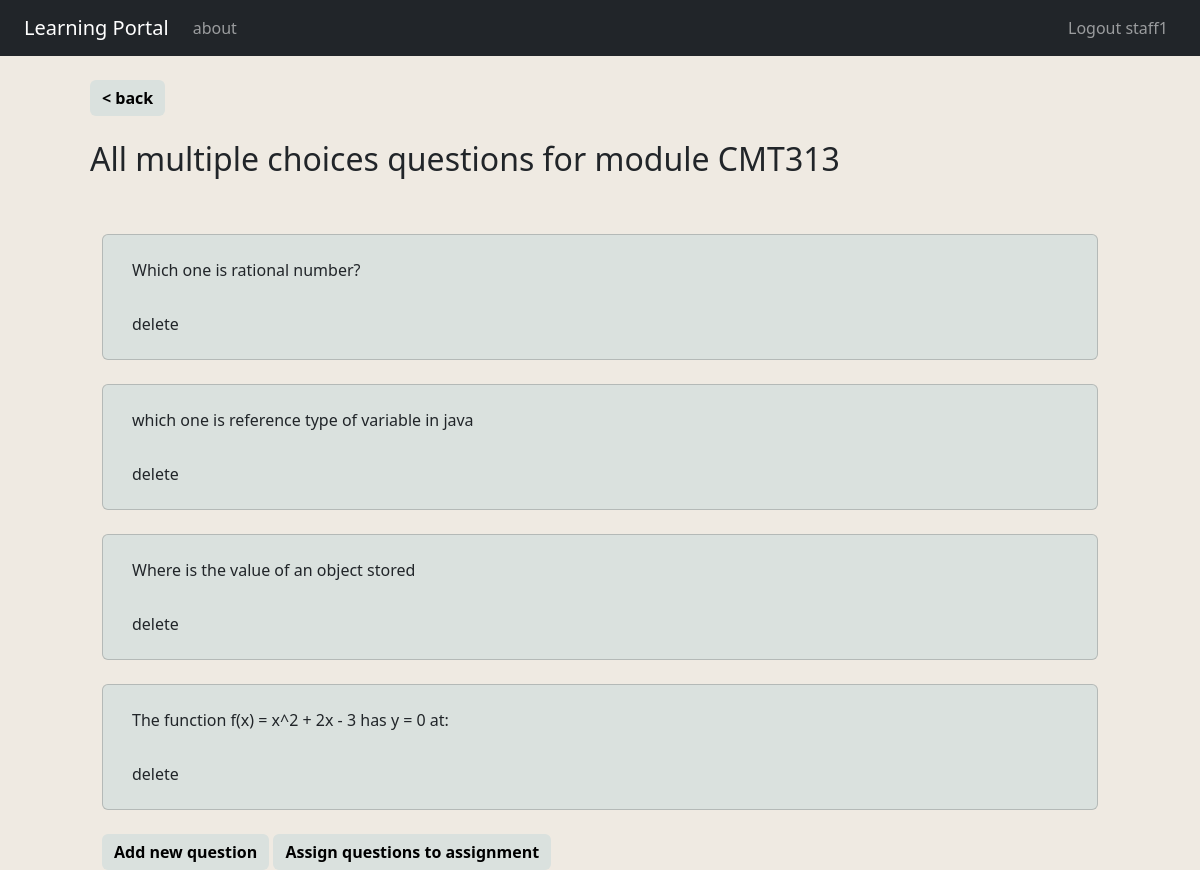
Screenshot of /module/1/question_bank/mcq (signed in) with the database file from the repository.
### models/models.py (models this page shows, shortened)
class User(db.Model, UserMixin):
    __tablename__ = 'user'
    id: Mapped[int] = mapped_column(Integer, primary_key=True, nullable=False)
    username: Mapped[str] = mapped_column(String, nullable=False)
    password: Mapped[str] = mapped_column(String, nullable=False)
    is_staff: Mapped[int] = mapped_column(Integer, nullable=False)
    year: Mapped[int] = mapped_column(Integer, nullable=False)
    modules: Mapped[List['Module']] = relationship(secondary=user_module, lazy=False, back_populates="users")

class Module(db.Model):
    __tablename__ = 'module'
    id: Mapped[int] = mapped_column(Integer, primary_key=True, nullable=False)
    name: Mapped[str] = mapped_column(String, nullable=False)
    code: Mapped[str] = mapped_column(String, nullable=False)
    users: Mapped[List['User']] = relationship(secondary=user_module, lazy=False, back_populates="modules")
    assignments: Mapped[List['Assignment']] = relationship(back_populates='module')
    mcqs: Mapped[List['Mcq']] = relationship(back_populates='module')
    tfs: Mapped[List['Tf']] = relationship(back_populates='module')

class Mcq(db.Model):
    __tablename__ = 'mcq'
    id: Mapped[int] = mapped_column(Integer, primary_key=True, nullable=False)
    module_id: Mapped[int] = mapped_column(Integer, ForeignKey('module.id'), nullable=False)
    tag: Mapped[str] = mapped_column(String, nullable=False)
    difficulty: Mapped[int] = mapped_column(Integer, nullable=False)
    point: Mapped[int] = mapped_column(Integer, nullable=False)
    question: Mapped[str] = mapped_column(String, nullable=False)
    option1: Mapped[str] = mapped_column(String, nullable=False)
    option2: Mapped[str] = mapped_column(String, nullable=False)
    option3: Mapped[str] = mapped_column(String, nullable=False)
    option4: Mapped[str] = mapped_column(String, nullable=False)
    option5: Mapped[str] = mapped_column(String, nullable=False)
    corr_answer: Mapped[str] = mapped_column(String, nullable=False)
    module: Mapped[Module] = relationship(lazy=False, back_populates='mcqs')
    assignments: Mapped[List['Assignment']] = relationship(secondary=assignment_question, lazy=False, back_populates="mcqs", viewonly=True)

### routes/logged.py (the view)
@app.route('/module/<module_id>/question_bank/mcq', methods=['GET', 'POST'])
@login_required
def mcq_question_bank(module_id):
    if current_user.is_staff == 0:
        flash('Sorry, you do not have the permission', category='danger')
        return redirect(url_for('dashboard'))
    else:
        if current_user.is_staff == 1:
            delete_question_form = DeleteQuestionForm()
            if delete_question_form.validate_on_submit():
                del_result = QuestionService().delete_mcq(int(delete_question_form.id.data))
                if del_result:
                    flash('Question successfully deleted', category='success')
                else:
                    flash('Failed on deleting the question', category='waring')
        module = ModuleService().get_module(module_id)
        questions = QuestionService().get_all_mcqs()
        if current_user.is_staff == 1:
            return render_template('question/all_mcq_list.html', module=module, questions=questions, delete_question_form=delete_question_form)
        else:
            return render_template('question/all_mcq_list.html', module=module, questions=questions)

### models/models.py (called while the page is built)
@login_manager.user_loader
def load_user(user_id):
    return db.session.get(User, user_id)

    def get_module(self, id):
        return db.session.get(Module, id)

    def get_all_mcqs(self):
        return db.session.query(Mcq).all()

### templates/question/all_mcq_list.html (shortened to what this page needs)
{% extends 'layout.html' %}
{% block body %}
<br>
<a class="btn btn-primary" href="/module/{{module.id}}/question_bank/choose" role="button" style="background-color: #DAE1DE; border: 0px; color: black; font-weight: 700;">
    < back
</a>
<br>
<br>
<h2>
    All multiple choices questions for module {{ module.code }}
</h2>
<br>
<div  class="container-xl">
    {% for question in questions %}
    <div class="card mt-4" style="background-color: #DAE1DE">
        <div class="card-body">
            <p class="card-text">
                <a class="btn fs-6" href="{{ url_for('edit_mcq', module_id=module.id, mcq_id=question.id) }}">{{ question.question }}</a>
            </p>
            {% if current_user.is_staff == 1 %}
            <small class="text-body-secondary">
                <button class="btn" data-bs-toggle="modal" data-bs-target="#Modal-DeleteConfirm-{{ question.id }}">delete</button>
            </small>
            {% endif %}
        </div>
    </div>
    {% endfor %}
    <br>
    {% if current_user.is_staff == 1 %}
    <a class="btn fs-6" style="background-color: #DAE1DE; border: 3px; color: black; font-weight: 700;" href="/module/{{module.id}}/question_bank/mcq/new">
        Add new question
    </a>
    <a class="btn fs-6" style="background-color: #DAE1DE; border: 3px; color: black; font-weight: 700;" href="{{url_for('question_choose_assignment', module_id=module.id, question_type='mcq')}}">
        Assign questions to assignment
    </a>
    {% endif %}
</div>
{% endblock %}

### templates/layout.html (shortened to what this page needs)
<!DOCTYPE html>
<html lang="en">
<head>
    <link rel="stylesheet" href="/static/plugins/Bootstrap_5.3.2/bootstrap.min.css">
</head>
<body style="background-color: #EFEAE2; font-family: system-ui;">
    <nav class="navbar navbar-expand-md navbar-dark bg-dark ps-4 pe-4">
        {% if current_user.is_authenticated %}
            <a class="navbar-brand" href="{{ url_for('dashboard') }}">Learning Portal</a>
        {% else %}
            <a class="navbar-brand" href="{{ url_for('index') }}">Learning Portal</a>
        {% endif %}
        <div class="collapse navbar-collapse" id="navbarNav">
          <ul class="navbar-nav me-auto">
              <li class="nav-item">
                  <a class="nav-link" href="{{ url_for('about') }}">about</a>
              </li>
          </ul>
          {% if current_user.is_authenticated %}
          <ul class="navbar-nav">
              <li class="nav-item">
                  <a class="nav-link" href="{{ url_for('logout') }}">Logout {{ current_user.username }}</a>
              </li>
          </ul>
          {% else %}
          <ul class="navbar-nav">
              <li class="nav-item">
                  <a class="nav-link" href="{{ url_for('login') }}">Login</a>
              </li>
          </ul>
          {% endif %}
        </div>
    </nav>
    <div style="width: 85%; margin-inline: auto;">
        {% block body %}{% endblock %}
    </div>
</body>
</html>

### rows the page displays
User: username "staff1"
Module: code "CMT313"
Mcq: question "Which one is rational number?"
Mcq: question "which one is reference type of variable in java"
Mcq: question "Where is the value of an object stored"
Mcq: question "The function f(x) = x^2 + 2x - 3 has y = 0 at:"
